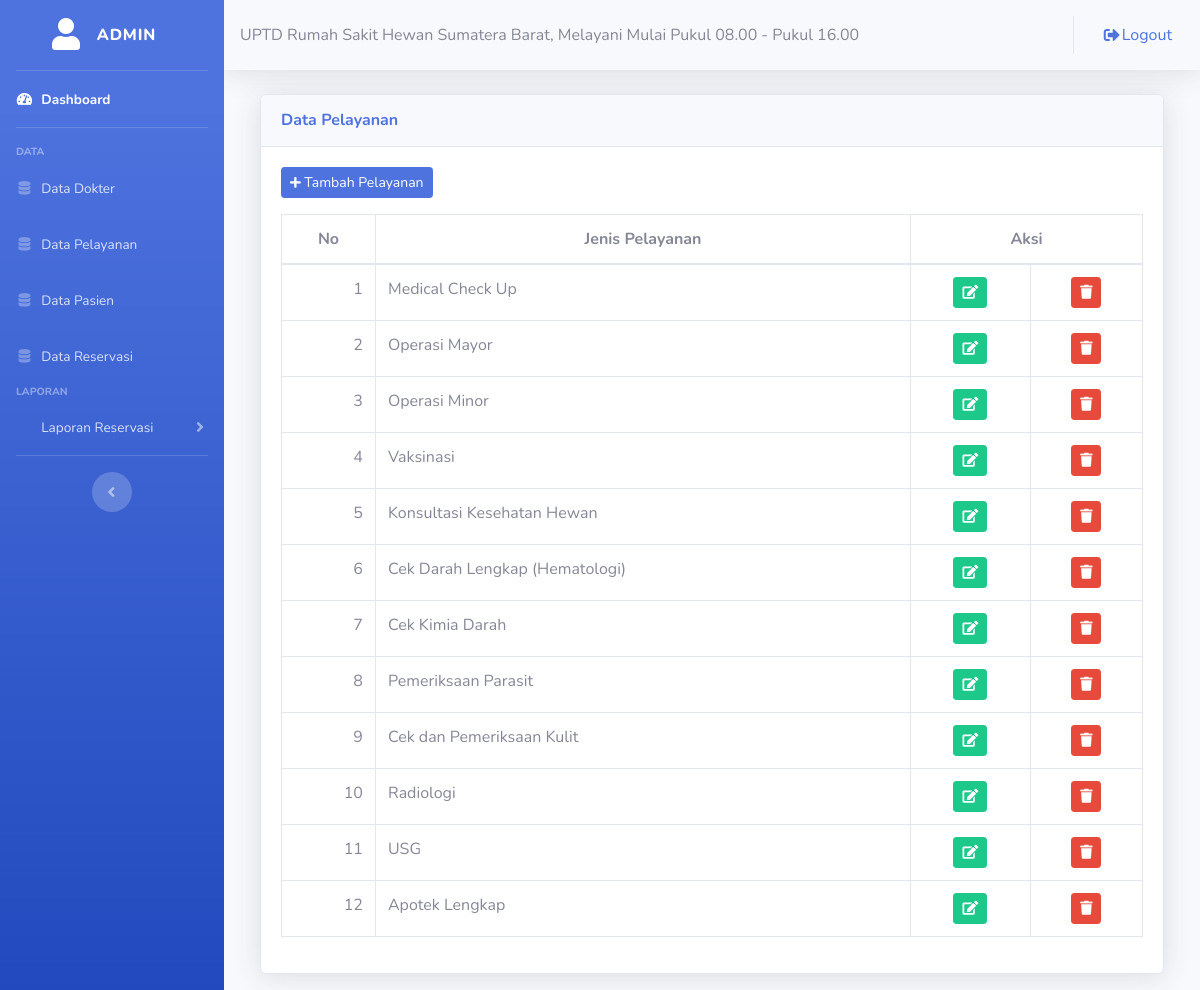
Page /admin/datapelayanan.php (signed in) on the committed database.
### tables this page shows
CREATE TABLE `tbl_pelayanan` (
  `kd_pelayanan` varchar(5) NOT NULL,
  `jns_pelayanan` varchar(50) NOT NULL
);

### admin/datapelayanan.php (the view, shortened to what this page needs)
<?php
	include ('style/header.php');
	include ('style/sidebar.php');
?>
<div class="container-fluid">
	<div class="col-lg-12">
		<div class="card shadow mt-3 mb-3">
			<div class="card-header py-3">
				<h6 class="m-0 font-weight-bold text-primary">Data Pelayanan</h6>
			</div>
			<div class="card-body">
				<button class="btn btn-sm btn-primary mb-3" data-toggle="modal" data-target="#tambah_pelayanan"><i class="fas fa-plus fa-sm"></i> Tambah Pelayanan</button>
				<table class="table table-bordered">
					<thead>
						<tr align="center">
							<th>No</th>
							<th>Jenis Pelayanan</th>
							<th colspan="2">Aksi</th>
						</tr>
					</thead>
					<tbody>
						<?php
							include ('../config/koneksi.php');
							$no = 1;
							$qq = mysqli_query($konek,"SELECT * FROM tbl_pelayanan");
							while($dd = mysqli_fetch_assoc($qq)){
						?>
						<tr>
							<td align="right"><?php echo $no++; ?></td>
							<td><?php echo $dd['jns_pelayanan']; ?></td>
							<td align="center">
								<a href="editdatapelayanan.php?id=<?php echo $dd['kd_pelayanan']; ?>"><i class="btn btn-sm btn-success"><span class="fas fa-edit"></span></i></a>
							</td>
							<td align="center">
								<a href="hapusdatapelayanan.php?id=<?php echo $dd['kd_pelayanan']; ?>"><i class="btn btn-sm btn-danger"><span class="fas fa-trash"></span></i></a>
							</td>
						</tr>
						<?php
						}
						?>
					</tbody>
				</table>
			</div>
		</div>
	</div>
</div>
<?php
	include ('style/footer.php');
?>

### rows in the picture
tbl_pelayanan: jns_pelayanan "Medical Check Up"
tbl_pelayanan: jns_pelayanan "Operasi Mayor"
tbl_pelayanan: jns_pelayanan "Operasi Minor"
tbl_pelayanan: jns_pelayanan "Vaksinasi"
tbl_pelayanan: jns_pelayanan "Konsultasi Kesehatan Hewan"
tbl_pelayanan: jns_pelayanan "Cek Darah Lengkap (Hematologi)"
tbl_pelayanan: jns_pelayanan "Cek Kimia Darah"
tbl_pelayanan: jns_pelayanan "Pemeriksaan Parasit"
tbl_pelayanan: jns_pelayanan "Cek dan Pemeriksaan Kulit"
tbl_pelayanan: jns_pelayanan "Radiologi"
tbl_pelayanan: jns_pelayanan "USG"
tbl_pelayanan: jns_pelayanan "Apotek Lengkap"

### other values in the picture
$_SESSION['username'] "ADMIN"
